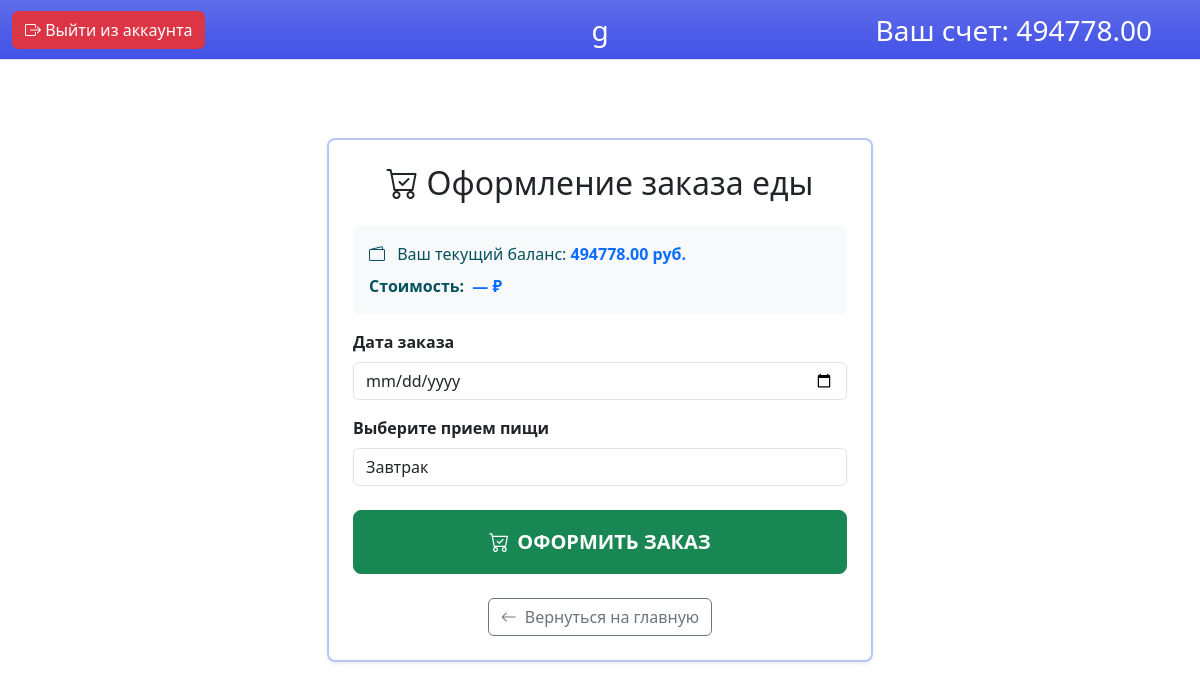
The app's page /student/pay_onetime/ (signed in), older data.
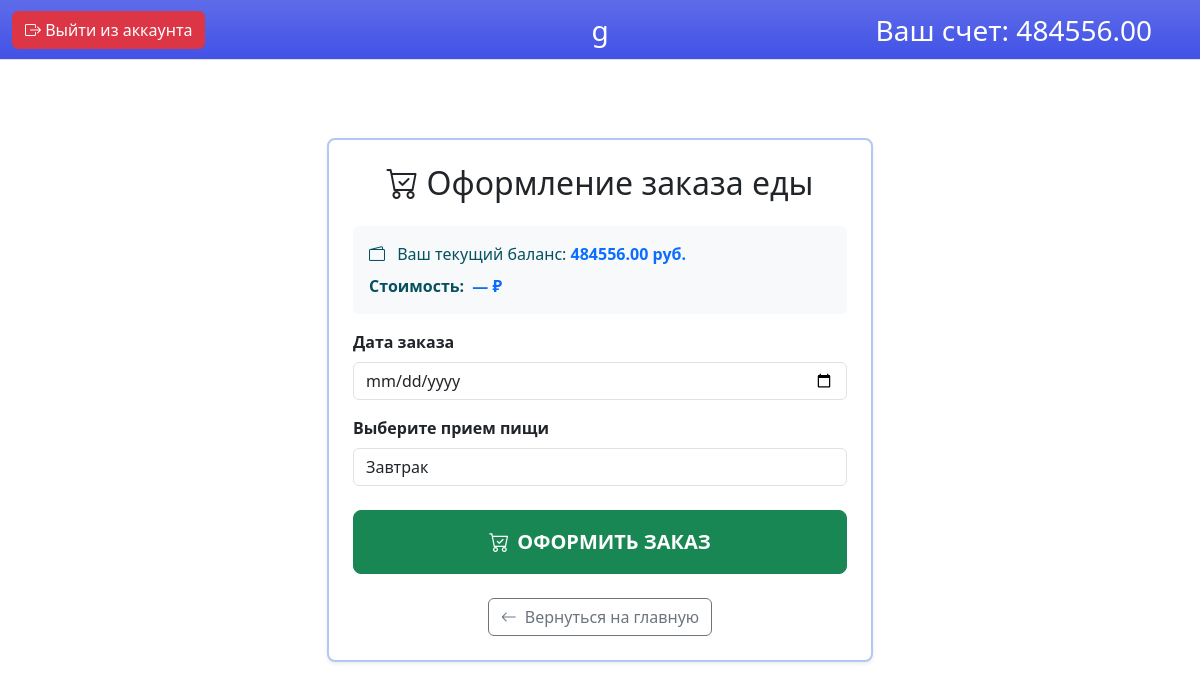
The same page, newer data.
### main/models.py (models this page shows, shortened)
class User(AbstractBaseUser, PermissionsMixin):
    name = models.CharField(max_length=255, verbose_name="ФИО пользователя")
    login = models.CharField(max_length=100, unique=True)
    role = models.ForeignKey(Role, on_delete=models.PROTECT, related_name="users", default=1)
    is_active = models.BooleanField(default=True)
    is_staff = models.BooleanField(default=False)
    USERNAME_FIELD = 'login'
    REQUIRED_FIELDS = ['name']
    objects = CustomUserManager()

### student/models.py (models this page shows, shortened)
class Student(models.Model):
    user = models.OneToOneField('main.User', on_delete=models.CASCADE, related_name="student_profile")
    money = models.DecimalField(max_digits=10, decimal_places=2, default=0.00)
    date = models.DateField(null=True, blank=True, verbose_name="Дата окончания абонемента")

### student/views.py (the view, shortened to what this page needs)
# urls.py: path("pay_onetime/", views.pay_onetime, name="pay_onetime_page"),
def pay_onetime(request: HttpRequest) -> HttpResponse:
    if not request.user.is_authenticated:
        return redirect('login')
    user_role_id = request.user.role.id if request.user.role else None
    if user_role_id != 2:
        return HttpResponseForbidden("Доступ запрещен: вы не являетесь учеником.")
    student = request.user.student_profile
    if request.method == 'POST':
        form = StudentOrderForm(request.POST)
        if form.is_valid():
            chosen_date = form.cleaned_data.get('date_of_meal')
            food_intake = form.cleaned_data.get('food_intake')
            menu_for_day = Menu.objects.filter(date=chosen_date, food_intake=food_intake).first()
            if menu_for_day is None:
                messages.error(request, f"Меню на {chosen_date} ({food_intake}) еще не сформировано.")
                return render(request, 'student/pay_onetime.html', {'form': form, 'balance': student.money})
            if Purchases.objects.filter(student=student, date_of_meal=chosen_date, food_intake=food_intake).exists():
                messages.error(request, f"Ошибка: Вы уже оплатили {food_intake} на {chosen_date}!")
                return render(request, 'student/pay_onetime.html', {'form': form, 'balance': student.money})
            has_active_ticket = student.date and student.date >= chosen_date
            if has_active_ticket:
                price = 0
                payment_type = "Абонемент"
            else:
                price = menu_for_day.get_total_cost()
                payment_type = "Разовая оплата"
            if not has_active_ticket and student.money < price:
                messages.error(request, f"Недостаточно средств. Стоимость: {price} руб. Ваш баланс: {student.money} руб.")
                return render(request, 'student/pay_onetime.html', {'form': form, 'balance': student.money})
            try:
                with transaction.atomic():
                    if not has_active_ticket:
                        student.money -= price
                        student.save()
                    order = form.save(commit=False)
                    order.student = student
                    order.menu = menu_for_day
                    order.deposited_money = price
                    order.type_of_purchase = payment_type
                    order.save()
                    messages.success(request, f"Заказ успешно оформлен через {payment_type}.")
                    return redirect('main_page')
            except Exception as e:
                messages.error(request, f"Техническая ошибка: {e}")
    else:
        form = StudentOrderForm()
    return render(request, 'student/pay_onetime.html', {
        'form': form,
        'balance': student.money
    })

### student/forms.py
class StudentOrderForm(forms.ModelForm):
    FOOD_CHOICES = [
        ('Завтрак', 'Завтрак'),
        ('Обед', 'Обед'),
    ]
    food_intake = forms.ChoiceField(
        choices=FOOD_CHOICES,
        label="Выберите прием пищи",
        widget=forms.Select(attrs={'class': 'form-control'}),
    )
    date_of_meal = forms.DateField(
        label="Дата заказа",
        widget=forms.DateInput(attrs={'type': 'date', 'class': 'form-control'}),
        error_messages={
                'invalid': 'Введите корректную дату',
                'required': 'Выберите дату'
                }
    )
    class Meta:
        model = Purchases
        fields = [ 'date_of_meal', 'food_intake']

### templates/student/pay_onetime.html (shortened to what this page needs)
{% extends 'base/base_student.html' %}
{% block main %}
<div class="container mt-5" style="padding-top: 90px;">
    <div class="row justify-content-center">
        <div class="col-md-8 col-lg-6">
            <div class="card border-2 border-color border-opacity-25 shadow-sm rounded-3">
                <div class="card-body p-4">
                    <h2 class="card-title text-center mb-4">
                        <i class="bi bi-cart-check me-2"></i>Оформление заказа еды
                    </h2>
                    <div class="alert alert-info border-0 bg-light">
                        <div class="mb-2">
                            <i class="bi bi-wallet2 me-2"></i>
                            Ваш текущий баланс: <strong class="text-primary">{{ balance }} руб.</strong>
                        </div>
                        <div>
                            <span class="fw-bold">Стоимость:</span>
                            <span id="order-price" class="fw-bold text-primary ms-1">— ₽</span>
                        </div>
                    </div>
            <form method="post" novalidate>
                {% for field in form %}
                    <div class="mb-3">
                        <label class="form-label"><strong>{{ field.label }}</strong></label>
                        {{ field }}
                    </div>
                {% endfor %}
                <div class="mt-4">
                    <div class="d-grid gap-2">
                        <button type="submit" class="btn btn-success btn-lg py-3 fw-bold"> <i class="bi bi-cart-check me-2"></i>ОФОРМИТЬ ЗАКАЗ</button>
                    </div>
                    <div class="text-center mt-3">
                        <a href="{% url 'main_page' %}" class="btn btn-outline-secondary mt-2"><i class="bi bi-arrow-left me-2"></i>Вернуться на главную</a>
                    </div>
                </div>
            </form>
        </div>
    </div>
</div>
{% endblock %}

### templates/base/base_student.html (shortened to what this page needs)
<!DOCTYPE html>
<html lang="ru">
<head>
</head>
<body>
        <link href="https://cdn.jsdelivr.net/npm/bootstrap@5.3.8/dist/css/bootstrap.min.css" rel="stylesheet">
        <link rel="stylesheet" href="https://cdn.jsdelivr.net/npm/bootstrap-icons@1.10.0/font/bootstrap-icons.css">
    <main>
            <nav class="navbar bg-top bg-gradient text-white fixed-top border-bottom py-2" style="min-height: 60px;">
                <div class="container-fluid d-flex justify-content-between align-items-center position-relative">
                    <p class="fs-3 text-center position-absolute top-50 start-50 translate-middle mb-0">
                        {{ user.name }}
                    </p>
                    <p class="fs-3 text-center position-absolute top-50 end-0 translate-middle-y me-5">
                        Ваш счет: {{ user.student_profile.money }}
                    </p>
                    <a href="{% url 'logout' %}" class="btn btn-danger"><i class="bi bi-box-arrow-right"></i> Выйти из аккаунта</a>
                </div>
            </nav>
        {% block main %}
        {% endblock %}
    </main>
</body>
</html>

Row changes from the older to the newer data that the page shows:
changed through a linked row, User: student_profile.money "494778.00" → "484556.00"
changed Student: money "494778.00" → "484556.00"
